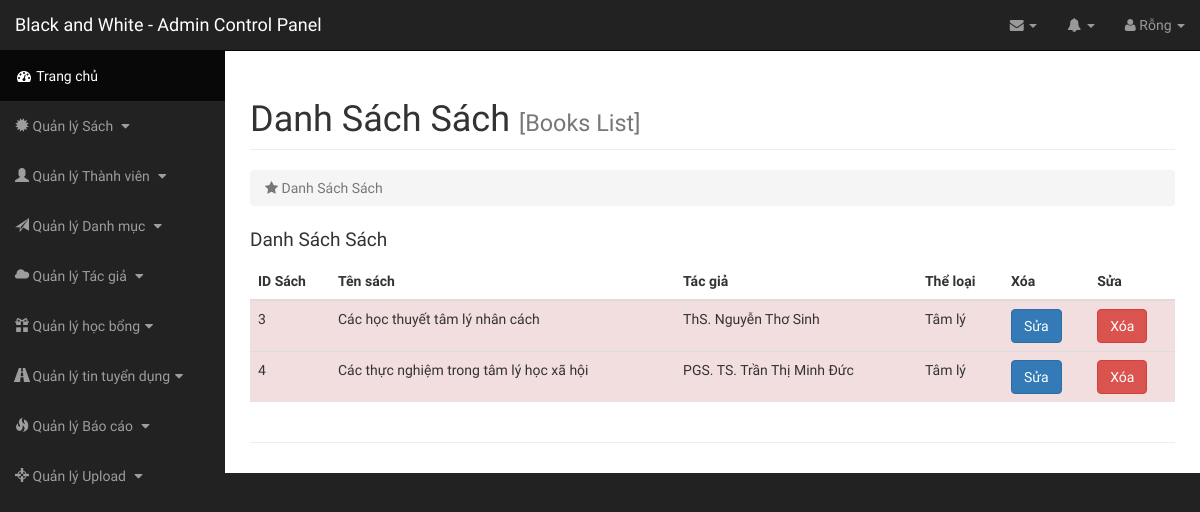
/admin/index.php?page=danh-sach-sach (signed in), run on an earlier commit of the app's database.
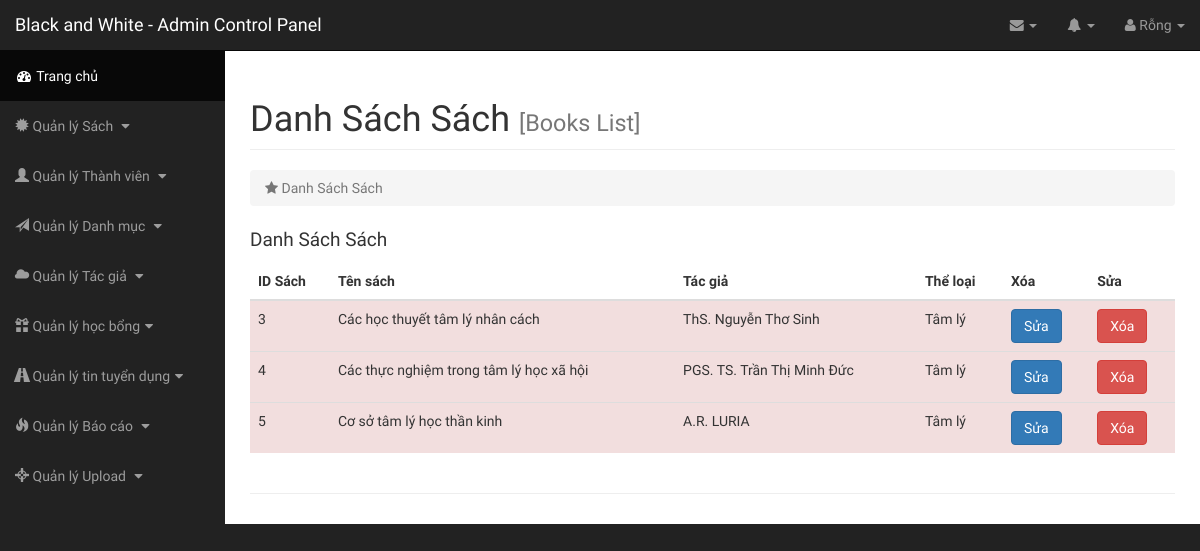
And on a later commit of the database.
### tables this page shows
CREATE TABLE `books` (
  `bookid` int(100) NOT NULL,
  `bookname` varchar(255) NOT NULL,
  `author` int(100) NOT NULL,
  `nxb` varchar(255) DEFAULT NULL,
  `year` int(100) DEFAULT NULL,
  `filename` varchar(255) NOT NULL,
  `link` text NOT NULL,
  `download` varchar(255) DEFAULT NULL,
  `des` text NOT NULL,
  `catid` int(10) NOT NULL,
  `spec` tinyint(1) NOT NULL,
  `credits` tinyint(1) NOT NULL COMMENT 'bản quyền'
);

CREATE TABLE `author` (
  `authorid` int(100) NOT NULL,
  `authorname` varchar(255) NOT NULL
);

CREATE TABLE `category` (
  `catid` int(10) NOT NULL,
  `catname` varchar(200) NOT NULL,
  `catnameseo` varchar(200) NOT NULL
);

### class/Db.class.php (called while the page is built, shortened)
<?php
class Db{
	private $conn = null;
	public function __construct()
	{
		$host ="mysql:host=". HOST."; dbname=". DB_NAME;
		try
		{
			$this->conn = new PDO($host, DB_USER, DB_PASS);
			$this->conn->query("set names 'utf8' ");
		}
		catch (PDOException $e)
		{
			echo "Không thể kết nối cơ sở dữ liệu";
		}
	}
	private function query($sql, $arr = array(), $mode = PDO::FETCH_ASSOC)
	{
		$pre = $this->conn->prepare($sql);
		if(!$pre->execute($arr))
		{
			echo "Không thể thực thi"; exit;
		}
		return $pre->fetchAll($mode);
	}
	public function select($sql, $arr = array(), $mode = PDO::FETCH_ASSOC)
	{
		return $this->query($sql, $arr, $mode);
	}
}
?>

### admin/inc/booklist.php (the view)
<div id="page-wrapper">
    <div class="container-fluid">
        <div class="row">
            <div class="col-lg-12">
                <h1 class="page-header">
                    Danh Sách Sách <small class="text-muted">[Books List]</small>
                </h1>
                <ol class="breadcrumb">
                    <li class="active">
                        <i class="fa fa-star"></i> Danh Sách Sách
                    </li>
                </ol>
            </div>
        </div>
        <div class="catlist">
          <div class="row">
            <div class="col-sm-12">
              <p class="cat-title">Danh Sách Sách</p>
              <table class="table">
      <thead>
        <tr>
          <th style="width: 80px;">ID Sách</th>
          <th>Tên sách</th>
          <th>Tác giả</th>
          <th>Thể loại</th>
          <th>Xóa</th>
          <th>Sửa</th>
        </tr>
      </thead>
      <tbody>
        <?php
          $sql = "SELECT * FROM `books` INNER JOIN `author` ON books.author = author.authorid INNER JOIN `category` ON books.catid = category.catid";
          $rows = $obj->select($sql);
          foreach ($rows as $row) {
        ?>
        <tr class="danger">
          <td class="success"><?php echo $row["bookid"]; ?></td>
          <td><?php echo $row["bookname"]; ?></td>
          <td><?php echo $row["authorname"]; ?></td>
          <td><?php echo $row["catname"]; ?></td>
          <td><a class="btn btn-primary" href="index.php?page=sua-sach&id=<?php echo $row['bookid']; ?>" role="button">Sửa</a></td>
          <td><button class="btn btn-danger delbook"  data-id="<?php echo $row["bookid"]; ?>" name="button" id="del-cat-<?php echo $row["bookid"]; ?>">Xóa</button></td>
        </tr>
        <?php
          }
        ?>
      </tbody>
    </table>
            </div>
          </div>
        </div>
        <hr>
    </div>
</div>

### admin/index.php (shortened to what this page needs)
<?php
  $obj = new Db();
?>
<!DOCTYPE html>
<html>
  <head>
    <?php
      include("inc/header.php");
    ?>
  </head>
  <body>
    <?php if(isset($_SESSION['bawuser'])){ ?>
    <div id="wrapper">
      <?php
      include("inc/navigation.php");
      if(isset($_GET['page'])){
        $id = $_GET['page'];
      }
      else $id = "";
      switch ($id) {
        case 'danh-sach-sach':
          include("inc/booklist.php");
          break;
      }
      ?>
    </div>
  </body>
</html>
<?php }
else echo "<div class='alert alert-danger' role='alert'>
  <strong>Please Login With Admin Account for do somthing!</strong>- Click <a href='../index.php?page=dang-nhap' class='alert-link'>HERE</a> to go to login page .
</div>" ?>

### admin/inc/header.php (shortened to what this page needs)
<link href="css/bootstrap.min.css" rel="stylesheet">
<link href="css/sb-admin.css" rel="stylesheet">
<link href="css/customcss.css" rel="stylesheet">
<link href="font-awesome/css/font-awesome.min.css" rel="stylesheet" type="text/css">

### admin/inc/navigation.php (shortened to what this page needs)
<nav class="navbar navbar-inverse navbar-fixed-top" role="navigation">
    <div class="navbar-header">
        <a class="navbar-brand" href="../index.php">Black and White - Admin Control Panel</a>
    </div>
    <ul class="nav navbar-right top-nav">
        <li class="dropdown">
            <a href="#" class="dropdown-toggle" data-toggle="dropdown"><i class="fa fa-envelope"></i> <b class="caret"></b></a>
        </li>
        <li class="dropdown">
            <a href="#" class="dropdown-toggle" data-toggle="dropdown"><i class="fa fa-bell"></i> <b class="caret"></b></a>
        </li>
        <li class="dropdown">
            <a href="#" class="dropdown-toggle" data-toggle="dropdown"><i class="fa fa-user"></i>
              <?php
                if(isset($_SESSION['user'])){
                   echo $_SESSION['user'];
                 }
                else {
                  echo "Rỗng";
                }
              ?>
                <b class="caret"></b></a>
        </li>
    </ul>
    <div class="collapse navbar-collapse navbar-ex1-collapse">
        <ul class="nav navbar-nav side-nav">
            <li class="active">
                <a href="index.php"><i class="fa fa-fw fa-dashboard"></i> Trang chủ</a>
            </li>
            <li>
                <a href="javascript:;" data-toggle="collapse" data-target="#demo2"><i class="glyphicon glyphicon-certificate"></i> Quản lý Sách <i class="fa fa-fw fa-caret-down"></i></a>
            </li>
            <li>
                <a href="javascript:;" data-toggle="collapse" data-target="#demor4"><i class="glyphicon glyphicon-user"></i> Quản lý Thành viên <i class="fa fa-fw fa-caret-down"></i></a>
            </li>
            <li>
                <a href="javascript:;" data-toggle="collapse" data-target="#demo1"><i class="glyphicon glyphicon-send"></i> Quản lý Danh mục <i class="fa fa-fw fa-caret-down"></i></a>
            </li>
            <li>
                <a href="javascript:;" data-toggle="collapse" data-target="#demo8"><i class="glyphicon glyphicon-cloud"></i> Quản lý Tác giả <i class="fa fa-fw fa-caret-down"></i></a>
            </li>
            <li>
                <a href="javascript:;" data-toggle="collapse" data-target="#demo1z"><i class="glyphicon glyphicon-gift"></i> Quản lý học bổng<i class="fa fa-fw fa-caret-down"></i></a>
            </li>
            <li>
                <a href="javascript:;" data-toggle="collapse" data-target="#demo12"><i class="glyphicon glyphicon-road"></i> Quản lý tin tuyển dụng<i class="fa fa-fw fa-caret-down"></i></a>
            </li>
            <li>
                <a href="javascript:;" data-toggle="collapse" data-target="#demo4"><i class="glyphicon glyphicon-fire"></i> Quản lý Báo cáo <i class="fa fa-fw fa-caret-down"></i></a>
            </li>
            <li>
                <a href="javascript:;" data-toggle="collapse" data-target="#demo5"><i class="glyphicon glyphicon-screenshot"></i> Quản lý Upload <i class="fa fa-fw fa-caret-down"></i></a>
            </li>
        </ul>
    </div>
</nav>

### admin/css/sb-admin.css (style rules this page uses)
body { margin-top: 100px; background-color: #222; }
@media (min-width:768px) { body { margin-top: 50px; } }
#wrapper { padding-left: 0; }
#page-wrapper { width: 100%; padding: 0; background-color: #fff; }
@media (min-width:768px) { #wrapper { padding-left: 225px; } }
@media (min-width:768px) { #page-wrapper { padding: 10px; } }
.top-nav { padding: 0 15px; }
.top-nav>li { display: inline-block; float: left; }
.top-nav>li>a { padding-top: 15px; padding-bottom: 15px; line-height: 20px; color: #999; }
@media (min-width:768px) { .side-nav { position: fixed; top: 51px; left: 225px; width: 225px; margin-left: -225px; border: none; border-radius: 0; overflow-y: auto; background-color: #222; bottom: 0; overflow-x: hidden; padding-bottom: 40px; } }
@media (min-width:768px) { .side-nav>li>a { width: 225px; } }

### admin/css/customcss.css (style rules this page uses)
* body { font-family: 'Fira Sans Extra Condensed', sans-serif; }
p.cat-title { font-weight: 500; font-size: 19px; }

What changed in the data, as far as the page shows it:
added books: bookid "5", bookname "Cơ sở tâm lý học thần kinh", author.authorname "A.R. LURIA", catid.catname "Tâm lý"
